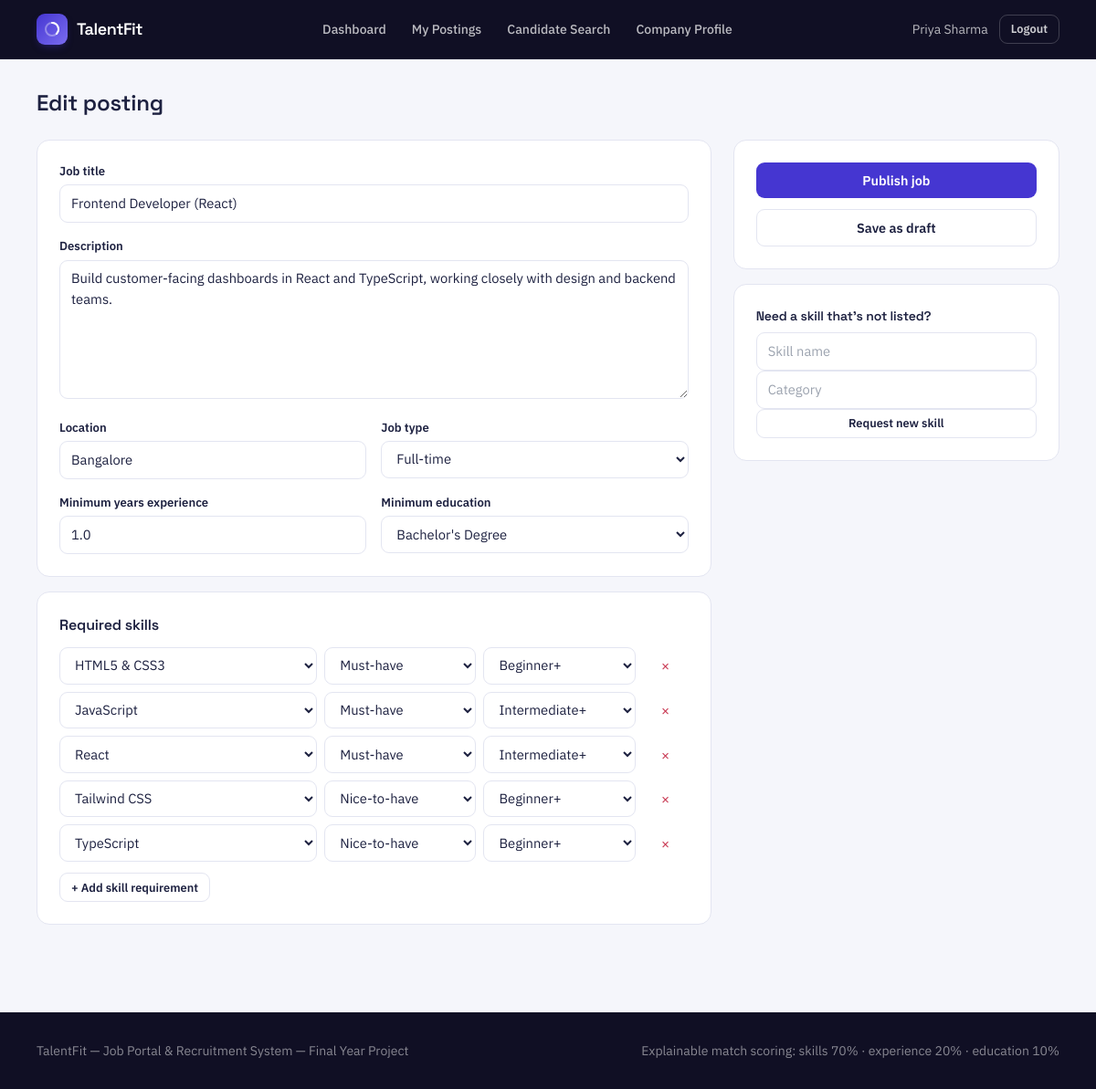
Page /recruiter/jobs/2/edit (signed in) on the committed database.
### tables this page shows
CREATE TABLE users (
    id INT AUTO_INCREMENT PRIMARY KEY,
    name VARCHAR(150) NOT NULL,
    email VARCHAR(190) NOT NULL UNIQUE,
    password_hash VARCHAR(255) NULL,
    role ENUM('admin', 'recruiter', 'candidate') NOT NULL,
    status ENUM('pending', 'approved', 'rejected', 'suspended') NOT NULL DEFAULT 'approved',
    source ENUM('seed', 'self_registered', 'bulk_import', 'admin_manual') NOT NULL DEFAULT 'self_registered',
    reset_token VARCHAR(64) NULL,
    reset_token_expires_at DATETIME NULL,
    created_at TIMESTAMP NOT NULL DEFAULT CURRENT_TIMESTAMP,
    updated_at TIMESTAMP NOT NULL DEFAULT CURRENT_TIMESTAMP ON UPDATE CURRENT_TIMESTAMP
);

CREATE TABLE jobs (
    id INT AUTO_INCREMENT PRIMARY KEY,
    recruiter_id INT NOT NULL,
    title VARCHAR(180) NOT NULL,
    description TEXT NOT NULL,
    location VARCHAR(150) NOT NULL,
    job_type ENUM('full_time', 'part_time', 'internship', 'contract') NOT NULL DEFAULT 'full_time',
    min_years_experience DECIMAL(4,1) NOT NULL DEFAULT 0,
    min_education_level ENUM('high_school', 'diploma', 'bachelor', 'master', 'phd') NULL,
    status ENUM('draft', 'open', 'closed') NOT NULL DEFAULT 'open',
    moderation_status ENUM('active', 'flagged', 'removed') NOT NULL DEFAULT 'active',
    moderation_note VARCHAR(255) NULL,
    created_at TIMESTAMP NOT NULL DEFAULT CURRENT_TIMESTAMP,
    updated_at TIMESTAMP NOT NULL DEFAULT CURRENT_TIMESTAMP ON UPDATE CURRENT_TIMESTAMP,
    CONSTRAINT fk_jobs_recruiter FOREIGN KEY (recruiter_id) REFERENCES users(id) ON DELETE CASCADE
);

CREATE TABLE job_skills (
    id INT AUTO_INCREMENT PRIMARY KEY,
    job_id INT NOT NULL,
    skill_id INT NOT NULL,
    importance ENUM('must_have', 'nice_to_have') NOT NULL DEFAULT 'must_have',
    min_proficiency ENUM('beginner', 'intermediate', 'expert') NOT NULL DEFAULT 'beginner',
    UNIQUE KEY uniq_job_skill (job_id, skill_id),
    CONSTRAINT fk_js_job FOREIGN KEY (job_id) REFERENCES jobs(id) ON DELETE CASCADE,
    CONSTRAINT fk_js_skill FOREIGN KEY (skill_id) REFERENCES skills(id) ON DELETE CASCADE
);

CREATE TABLE skills (
    id INT AUTO_INCREMENT PRIMARY KEY,
    name VARCHAR(100) NOT NULL UNIQUE,
    category VARCHAR(80) NOT NULL,
    created_at TIMESTAMP NOT NULL DEFAULT CURRENT_TIMESTAMP
);

### app/views/recruiter/jobs/form.php (the view, shortened to what the rows shown need)
<?php use Core\Csrf; use Core\Router; use Core\View; $errors = View::errors(); $isEdit = $job !== null; ?>
<h1 class="font-display font-semibold text-2xl text-ink mb-6"><?= $isEdit ? 'Edit posting' : 'Post a new job' ?></h1>
<form method="post" action="<?= $isEdit ? Router::url('/recruiter/jobs/' . $job['id']) : Router::url('/recruiter/jobs') ?>" class="grid lg:grid-cols-3 gap-6">
    <div class="lg:col-span-2 space-y-4">
        <div class="card-surface p-6 space-y-4">
            <div>
                <label class="field-label">Job title</label>
                <input type="text" name="title" required class="field-input" value="<?= e($job['title'] ?? '') ?>">
            </div>
            <div>
                <label class="field-label">Description</label>
                <textarea name="description" rows="6" required class="field-input"><?= e($job['description'] ?? '') ?></textarea>
            </div>
            <div class="grid sm:grid-cols-2 gap-4">
                <div>
                    <label class="field-label">Location</label>
                    <input type="text" name="location" required class="field-input" value="<?= e($job['location'] ?? '') ?>">
                </div>
                <div>
                    <label class="field-label">Job type</label>
                    <select name="job_type" class="field-input">
                        <?php foreach (['full_time' => 'Full-time', 'part_time' => 'Part-time', 'internship' => 'Internship', 'contract' => 'Contract'] as $val => $label): ?>
                            <option value="<?= $val ?>" <?= ($job['job_type'] ?? 'full_time') === $val ? 'selected' : '' ?>><?= $label ?></option>
                        <?php endforeach; ?>
                    </select>
                </div>
                <div>
                    <label class="field-label">Minimum years experience</label>
                    <input type="number" step="0.5" min="0" name="min_years_experience" class="field-input" value="<?= e((string) ($job['min_years_experience'] ?? '0')) ?>">
                </div>
                <div>
                    <label class="field-label">Minimum education</label>
                    <select name="min_education_level" class="field-input">
                        <?php foreach (\Core\MatchScoreCalculator::EDUCATION_LABELS as $val => $label): ?>
                            <option value="<?= $val ?>" <?= ($job['min_education_level'] ?? '') === $val ? 'selected' : '' ?>><?= $label ?></option>
                        <?php endforeach; ?>
                    </select>
                </div>
            </div>
        </div>
        <div class="card-surface p-6">
            <div class="flex items-center justify-between mb-3">
                <h2 class="font-display font-semibold text-base text-ink">Required skills</h2>
            </div>
            <div id="req-rows" class="space-y-2">
                <?php $i = 0; foreach ($requirements as $req): ?>
                    <div class="req-row grid grid-cols-12 gap-2 items-center">
                        <select name="skill_id[]" class="field-input col-span-5">
                            <?php foreach ($grouped as $category => $skills): ?>
                                <optgroup label="<?= e($category) ?>">
                                    <?php foreach ($skills as $skill): ?>
                                        <option value="<?= $skill['id'] ?>" <?= (int) $req['skill_id'] === (int) $skill['id'] ? 'selected' : '' ?>><?= e($skill['name']) ?></option>
                                    <?php endforeach; ?>
                                </optgroup>
                            <?php endforeach; ?>
                        </select>
                        <select name="importance[]" class="field-input col-span-3">
                            <option value="must_have" <?= $req['importance'] === 'must_have' ? 'selected' : '' ?>>Must-have</option>
                            <option value="nice_to_have" <?= $req['importance'] === 'nice_to_have' ? 'selected' : '' ?>>Nice-to-have</option>
                        </select>
                        <select name="min_proficiency[]" class="field-input col-span-3">
                            <option value="beginner" <?= $req['min_proficiency'] === 'beginner' ? 'selected' : '' ?>>Beginner+</option>
                            <option value="intermediate" <?= $req['min_proficiency'] === 'intermediate' ? 'selected' : '' ?>>Intermediate+</option>
                        </select>
                        <button type="button" onclick="this.closest('.req-row').remove()" class="col-span-1 text-rose">&times;</button>
                    </div>
                <?php $i++; endforeach; ?>
            </div>
            <button type="button" id="add-req-row" class="btn-secondary btn-sm mt-3">+ Add skill requirement</button>
        </div>
    </div>
    <div class="space-y-4">
        <div class="card-surface p-6 space-y-3">
            <button type="submit" name="action" value="publish" class="btn-primary w-full">Publish job</button>
            <button type="submit" name="action" value="draft" class="btn-secondary w-full">Save as draft</button>
        </div>
        <div class="card-surface p-6">
            <h3 class="font-display font-semibold text-sm text-ink mb-2">Need a skill that's not listed?</h3>
            <form method="post" action="<?= Router::url('/skill-requests') ?>" class="space-y-2">
                <input type="text" name="name" placeholder="Skill name" class="field-input">
                <input type="text" name="category" placeholder="Category" class="field-input">
                <button type="submit" class="btn-secondary btn-sm w-full">Request new skill</button>
            </form>
        </div>
    </div>
</form>

### core/Router.php (shortened to what the rows shown need)
<?php
class Router
{
    private array $routes = ['GET' => [], 'POST' => []];
    private static string $basePath = '';
    public static function setBasePath(string $path): void
    {
        self::$basePath = rtrim($path, '/');
    }
    public static function url(string $path = ''): string
    {
        return self::$basePath . $path;
    }
    public function get(string $pattern, array $handler): void
    {
        $this->routes['GET'][$pattern] = $handler;
    }
    public function post(string $pattern, array $handler): void
    {
        $this->routes['POST'][$pattern] = $handler;
    }
    public function dispatch(string $method, string $uri): void
    {
        $path = parse_url($uri, PHP_URL_PATH) ?? '/';
        $path = rtrim($path, '/');
        foreach ($this->routes[$method] ?? [] as $pattern => $handler) {
            $params = $this->match($pattern, $path);
            if ($params !== null) {
                [$controllerClass, $action] = $handler;
                $controller = new $controllerClass();
                call_user_func_array([$controller, $action], $params);
                return;
            }
        }
    }
    private function match(string $pattern, string $path): ?array
    {
        $regex = preg_replace('#\{[a-zA-Z_]+\}#', '([^/]+)', $pattern);
        $regex = rtrim($regex, '/');
        if ($regex === '') {
            $regex = '/';
        }
        if (!preg_match('#^' . $regex . '$#', $path, $matches)) {
            return null;
        }
        array_shift($matches);
        return $matches;
    }
}

### app/views/partials/header.php (shortened to what the rows shown need)
<?php
$currentUser = Auth::user();
$role = $currentUser['role'] ?? null;
?>
<!doctype html>
<html lang="en">
<head>
    <script src="https://cdn.tailwindcss.com"></script>
    <link href="<?= Router::url('/assets/css/style.css') ?>" rel="stylesheet">
</head>
<body class="font-body">
<nav class="tf-nav">
    <div class="max-w-6xl mx-auto px-4 flex items-center justify-between h-16">
        <a href="<?= Router::url($currentUser ? Auth::dashboardPath() : '/') ?>" class="flex items-center gap-2.5">
            <span class="brand-mark">
                <svg width="18" height="18" viewBox="0 0 36 36" fill="none">
                    <circle cx="18" cy="18" r="14" stroke="rgba(255,255,255,0.35)" stroke-width="4"/>
                    <path d="M18 4a14 14 0 0 1 9.9 23.9" stroke="#fff" stroke-width="4" stroke-linecap="round"/>
                </svg>
            </span>
            <span class="font-display font-semibold text-white text-lg tracking-tight">TalentFit</span>
        </a>
        <div class="hidden md:flex items-center gap-1 text-sm font-medium">
            <?php if ($role === 'admin'): ?>
                <a class="nav-link px-3 py-2" href="<?= Router::url('/admin/dashboard') ?>">Dashboard</a>
                <a class="nav-link px-3 py-2" href="<?= Router::url('/admin/recruiters') ?>">Recruiters</a>
                <a class="nav-link px-3 py-2" href="<?= Router::url('/admin/candidates') ?>">Candidates</a>
                <a class="nav-link px-3 py-2" href="<?= Router::url('/admin/jobs') ?>">Jobs</a>
                <a class="nav-link px-3 py-2" href="<?= Router::url('/admin/skills') ?>">Skills</a>
                <a class="nav-link px-3 py-2" href="<?= Router::url('/admin/applications') ?>">Applications</a>
            <?php elseif ($role === 'recruiter'): ?>
                <a class="nav-link px-3 py-2" href="<?= Router::url('/recruiter/dashboard') ?>">Dashboard</a>
                <a class="nav-link px-3 py-2" href="<?= Router::url('/recruiter/jobs') ?>">My Postings</a>
                <a class="nav-link px-3 py-2" href="<?= Router::url('/recruiter/candidates') ?>">Candidate Search</a>
                <a class="nav-link px-3 py-2" href="<?= Router::url('/recruiter/company') ?>">Company Profile</a>
            <?php else: ?>
                <a class="nav-link px-3 py-2" href="<?= Router::url('/jobs') ?>">Browse Jobs</a>
            <?php endif; ?>
        </div>
        <div class="flex items-center gap-3">
            <?php if ($currentUser): ?>
                <a href="<?= Router::url('/account') ?>" class="hidden sm:inline text-sm text-white/70 hover:text-white"><?= e($currentUser['name']) ?></a>
                <form method="post" action="<?= Router::url('/logout') ?>">
                    <button type="submit" class="btn-secondary btn-sm !bg-transparent !text-white/80 !border-white/20 hover:!text-white">Logout</button>
                </form>
            <?php else: ?>
                <a href="<?= Router::url('/login') ?>" class="text-sm font-medium text-white/80 hover:text-white">Login</a>
                <a href="<?= Router::url('/register') ?>" class="btn-primary btn-sm">Get started</a>
            <?php endif; ?>
        </div>
    </div>
</nav>
<main class="max-w-6xl mx-auto px-4 py-8">

### rows in the picture
users: name "Priya Sharma"
jobs: title "Frontend Developer (React)", description "Build customer-facing dashboards in React and TypeScript, working closely with design and backend teams.", location "Bangalore", job_type "Full-time", min_years_experience "1.0", min_education_level "Bachelor's Degree"
job_skills: skill.name "HTML5 & CSS3", importance "Must-have", min_proficiency "Beginner+"
job_skills: skill.name "JavaScript", importance "Must-have", min_proficiency "Intermediate+"
job_skills: skill.name "React", importance "Must-have", min_proficiency "Intermediate+"
job_skills: skill.name "Tailwind CSS", importance "Nice-to-have", min_proficiency "Beginner+"
job_skills: skill.name "TypeScript", importance "Nice-to-have", min_proficiency "Beginner+"
